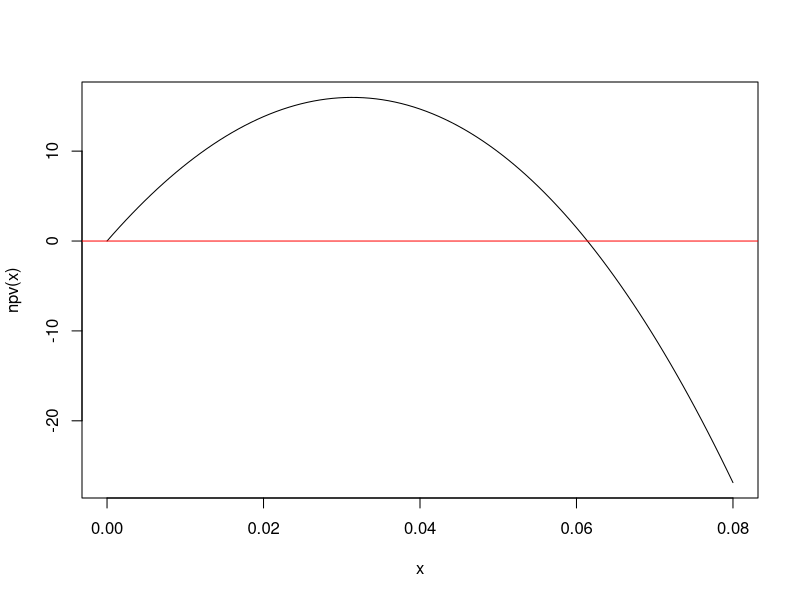

Reproduce this figure in R.
# Net present value of the investment
npv = function(r) {
    s = 1 + r
    6000*r - 1000*s*(s^5 - 1)
}

# Plot the NPV vs. the discount rate
jpeg('invest.jpg')
curve(npv(x), 0, 0.08)
abline(h = 0, col = 'red')
dev.off()

# Find the internal return rate, i.e.
# the discount rate that makes the NPV zero
xs = c(0.04, 0.08)
ys = npv(xs)
repeat {
    ps = tail(xs, 2)
    qs = tail(ys, 2)
    x = diff(qs * rev(ps)) / diff(qs)
    y = npv(x)
    xs = append(xs, x)
    ys = append(ys, y)
    if (abs(diff(ps)) < 1e-10) break
}

# Find the convergence rate
n = length(xs)
phi = (1 + sqrt(5)) / 2
es = abs(xs - x)
data.frame(
    xs = xs,
    ys = ys,
    le = c(es[-1] / es[-n], NaN),
    pe = c(es[-1] / es[-n]^phi, NaN),
    qe = c(es[-1] / es[-n]^2, NaN))
